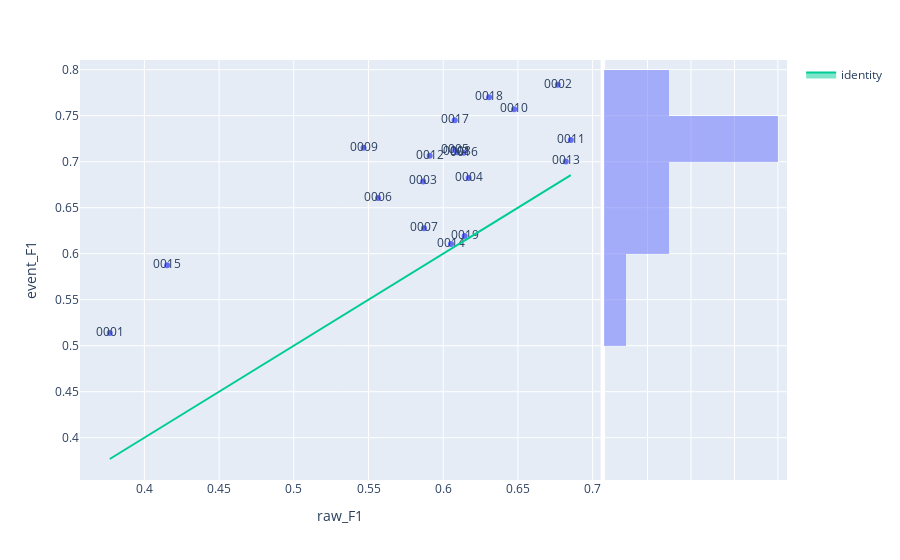

This figure's notebook cell:
### Code cell
fig=px.scatter(modelMetrics,x="raw_F1",y="event_F1", marginal_y="histogram",text="testSubjectId")
fig.add_trace(
    go.Scatter(x=modelMetrics['raw_F1'], y=modelMetrics['raw_F1'], name="identity", mode='lines',fill="toself")
)
fig.show()

### Figure 1 — Plotly figure (JSON) as saved in the notebook; plotly's stock layout.template omitted (floating-point values rounded to 4 significant figures)
{"data": [{"hovertemplate": "raw_F1=%{x}<br>event_F1=%{y}<br>testSubjectId=%{text}<extra></extra>", "legendgroup": "", "marker": {"color": "#636efa", "symbol": "circle"}, "mode": "markers+text", "name": "", "orientation": "v", "showlegend": false, "text": ["0001", "0002", "0003", "0004", "0005", "0006", "0007", "0008", "0009", "0010", "0011", "0012", "0013", "0014", "0015", "0016", "0017", "0018", "0019"], "type": "scatter", "x": [0.3768, 0.6767, 0.5865, 0.617, 0.608, 0.5564, 0.5872, 0.6093, 0.5467, 0.6475, 0.6854, 0.5909, 0.682, 0.6052, 0.4153, 0.6138, 0.6077, 0.6307, 0.6143], "xaxis": "x", "y": [0.5138, 0.7837, 0.6786, 0.6822, 0.7125, 0.6606, 0.6276, 0.7104, 0.7152, 0.7569, 0.7235, 0.7065, 0.7003, 0.6105, 0.5875, 0.7099, 0.7451, 0.7701, 0.6193], "yaxis": "y"}, {"alignmentgroup": "True", "bingroup": "y", "hovertemplate": "event_F1=%{y}<br>count=%{x}<extra></extra>", "legendgroup": "", "marker": {"color": "#636efa"}, "name": "", "offsetgroup": "", "opacity": 0.5, "showlegend": false, "type": "histogram", "xaxis": "x2", "y": [0.5138, 0.7837, 0.6786, 0.6822, 0.7125, 0.6606, 0.6276, 0.7104, 0.7152, 0.7569, 0.7235, 0.7065, 0.7003, 0.6105, 0.5875, 0.7099, 0.7451, 0.7701, 0.6193], "yaxis": "y2"}, {"fill": "toself", "mode": "lines", "name": "identity", "type": "scatter", "x": [0.3768, 0.6767, 0.5865, 0.617, 0.608, 0.5564, 0.5872, 0.6093, 0.5467, 0.6475, 0.6854, 0.5909, 0.682, 0.6052, 0.4153, 0.6138, 0.6077, 0.6307, 0.6143], "y": [0.3768, 0.6767, 0.5865, 0.617, 0.608, 0.5564, 0.5872, 0.6093, 0.5467, 0.6475, 0.6854, 0.5909, 0.682, 0.6052, 0.4153, 0.6138, 0.6077, 0.6307, 0.6143]}], "layout": {"barmode": "overlay", "legend": {"tracegroupgap": 0}, "margin": {"t": 60}, "xaxis": {"anchor": "y", "domain": [0, 0.7363], "title": {"text": "raw_F1"}}, "xaxis2": {"anchor": "y2", "domain": [0.7413, 1], "matches": "x2", "showgrid": true, "showline": false, "showticklabels": false, "ticks": ""}, "yaxis": {"anchor": "x", "domain": [0, 1], "title": {"text": "event_F1"}}, "yaxis2": {"anchor": "x2", "domain": [0, 1], "matches": "y", "showgrid": true, "showticklabels": false}}}
